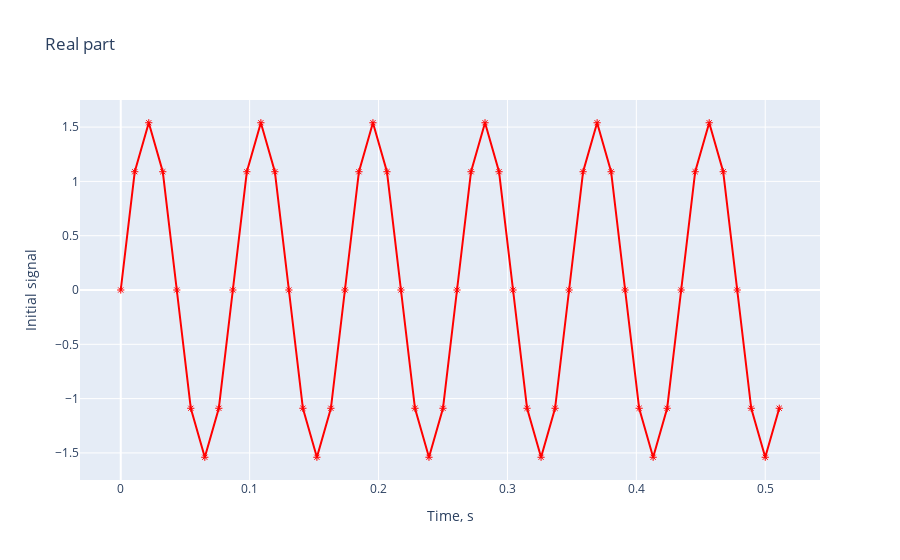

This figure's notebook cell:
### Code cell
data = [
    go.Scatter(
        x = t,
        y = np.real(y),
        mode = 'markers+lines',
        marker = dict(color='red', symbol=135)
    )
]
layout = go.Layout(
    title = 'Real part',
    xaxis=dict(title='Time, s'),
    yaxis=dict(title='Initial signal')
    )
fig = go.Figure(data=data, layout=layout)
iplot(fig)

### Figure 1 — Plotly figure (JSON) as saved in the notebook; plotly's stock layout.template omitted (floating-point values rounded to 4 significant figures)
{"data": [{"marker": {"color": "red", "symbol": 135}, "mode": "markers+lines", "type": "scatter", "x": [0, 0.01087, 0.02174, 0.03261, 0.04348, 0.05435, 0.06522, 0.07609, 0.08696, 0.09783, 0.1087, 0.1196, 0.1304, 0.1413, 0.1522, 0.163, 0.1739, 0.1848, 0.1957, 0.2065, 0.2174, 0.2283, 0.2391, 0.25, 0.2609, 0.2717, 0.2826, 0.2935, 0.3043, 0.3152, 0.3261, 0.337, 0.3478, 0.3587, 0.3696, 0.3804, 0.3913, 0.4022, 0.413, 0.4239, 0.4348, 0.4457, 0.4565, 0.4674, 0.4783, 0.4891, 0.5, 0.5109], "y": [0, 1.089, 1.54, 1.089, 8.725e-16, -1.089, -1.54, -1.089, -1.745e-15, 1.089, 1.54, 1.089, 5.658e-16, -1.089, -1.54, -1.089, -3.49e-15, 1.089, 1.54, 1.089, 3.679e-15, -1.089, -1.54, -1.089, -1.132e-15, 1.089, 1.54, 1.089, 1.32e-15, -1.089, -1.54, -1.089, -6.98e-15, 1.089, 1.54, 1.089, 7.169e-15, -1.089, -1.54, -1.089, -7.357e-15, 1.089, 1.54, 1.089, 7.546e-15, -1.089, -1.54, -1.089]}], "layout": {"title": {"text": "Real part"}, "xaxis": {"title": {"text": "Time, s"}}, "yaxis": {"title": {"text": "Initial signal"}}}}
